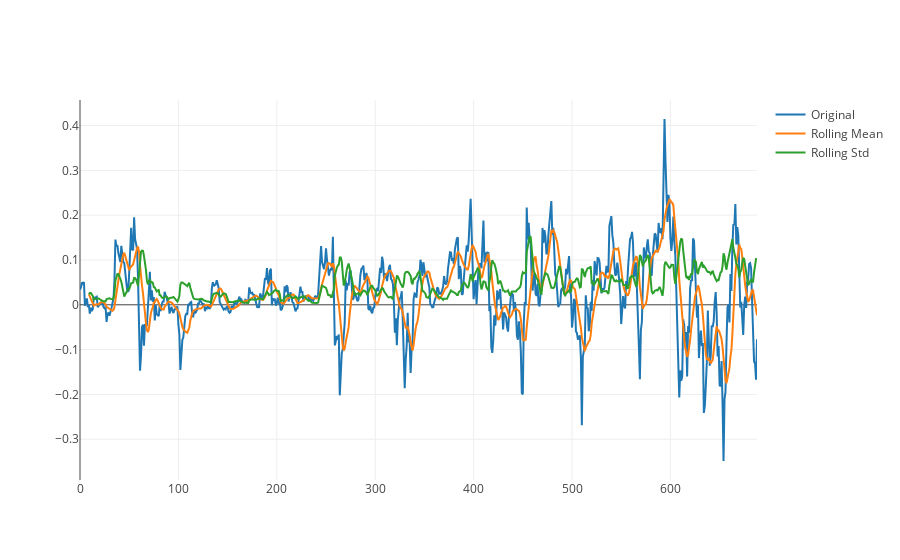

Notebook cell for this chart:
### Markdown cell above
If we substract the orange line from the blue, we can get rid of the trend. Note that the first 9 values will not be defined since there were no enough values to calculate mean. We will drop these NaNs and perform our test.

### Code cell
moving_avg =ts_log.rolling(window=12,center=False).mean()
ts_log_moving_avg_diff = ts_log - moving_avg
ts_log_moving_avg_diff.dropna(inplace=True)
stationarity_stats(ts_log_moving_avg_diff)

### Figure 1 — Plotly figure (JSON) as saved in the notebook; plotly's stock layout.template omitted (floating-point values rounded to 4 significant figures; data arrays with more than 128 entries replaced by an {"elided": "..."} marker saying what was removed)
{"data": [{"name": "Original", "type": "scatter", "x": {"elided": "701 int values"}, "y": {"elided": "689 float values"}}, {"name": "Rolling Mean", "type": "scatter", "x": {"elided": "701 int values"}, "y": {"elided": "689 float values"}}, {"name": "Rolling Std", "type": "scatter", "x": {"elided": "701 int values"}, "y": {"elided": "689 float values"}}], "layout": {}}
